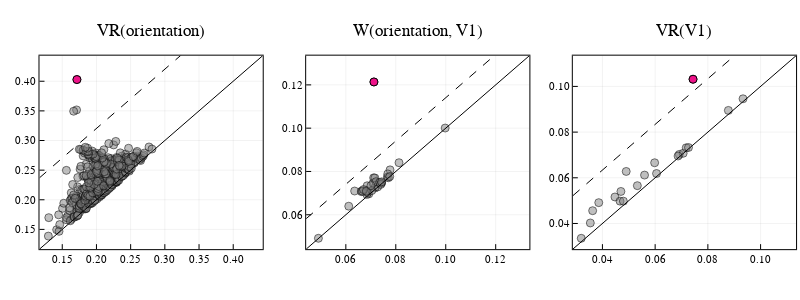

Source (notebook cell):
### Markdown cell above
Plot the analogous pairs

### Code cell
# select Witness feature
i = 35 # must be a member of `selected_W_ori_V1`

p1 = plot_PD(barcode_VR_V1; 
    highlight = analogous_Q[i]["baseline_bar_extension"],
    cutoff = cutoff_V1,  
    title = "VR(V1)", 
    titlefontsize = 12)
p2 = plot_PD(barcode_W_ori_V1; 
    highlight = [i],
    cutoff = cutoff_W_ori_V1, 
    title = "W", 
    titlefontsize = 12)
p3 = plot_PD(barcode_VR_O; 
    highlight = analogous_P[i]["baseline_bar_extension"],
    cutoff = cutoff_ori, 
    title = "VR(orientation)", 
    titlefontsize = 12)

plot(p1, p2, p3, layout = grid(1,3), size = (800, 300))

### Figure 1 — Plotly figure (JSON) as saved in the notebook; plotly's stock layout.template omitted (floating-point values rounded to 4 significant figures; data arrays with more than 128 entries replaced by an {"elided": "..."} marker saying what was removed)
{"data": [{"colorbar": {"title": ""}, "hoverinfo": "text", "legendgroup": "", "marker": {"color": "rgba(128, 128, 128, 0.500)", "line": {"color": "rgba(0, 0, 0, 0.500)", "width": 1}, "size": 8, "symbol": "circle"}, "mode": "markers", "name": "", "showlegend": false, "text": {"elided": "596 int values"}, "type": "scatter", "x": {"elided": "596 float values"}, "xaxis": "x1", "y": {"elided": "596 float values"}, "yaxis": "y1", "zmax": null, "zmin": null}, {"colorbar": {"title": ""}, "hoverinfo": "text", "legendgroup": "", "marker": {"color": "rgba(238, 18, 137, 1.000)", "line": {"color": "rgba(0, 0, 0, 1.000)", "width": 1}, "size": 8, "symbol": "circle"}, "mode": "markers", "name": "", "showlegend": false, "text": [596], "type": "scatter", "x": [0.1714], "xaxis": "x1", "y": [0.4029], "yaxis": "y1", "zmax": null, "zmin": null}, {"colorbar": {"title": ""}, "hoverinfo": "none", "legendgroup": "", "line": {"color": "rgba(0, 0, 0, 1.000)", "dash": "solid", "shape": "linear", "width": 1}, "mode": "lines", "name": "", "showlegend": false, "type": "scatter", "x": [0.1167, 0.1199, 0.1494, 0.1671, 0.1821, 0.1983, 0.2133, 0.2294, 0.248, 0.2646, 0.2791, 0.2949, 0.3109, 0.3285, 0.3452, 0.3627, 0.3773, 0.3952, 0.412, 0.439, 0.4432], "xaxis": "x1", "y": [0.1167, 0.1199, 0.1494, 0.1671, 0.1821, 0.1983, 0.2133, 0.2294, 0.248, 0.2646, 0.2791, 0.2949, 0.3109, 0.3285, 0.3452, 0.3627, 0.3773, 0.3952, 0.412, 0.439, 0.4432], "yaxis": "y1", "zmax": null, "zmin": null}, {"colorbar": {"title": ""}, "hoverinfo": "none", "legendgroup": "", "line": {"color": "rgba(0, 0, 0, 1.000)", "dash": "dash", "shape": "linear", "width": 1}, "mode": "lines", "name": "", "showlegend": false, "type": "scatter", "x": [0.1167, 0.1199, 0.1494, 0.1671, 0.1821, 0.1983, 0.2133, 0.2294, 0.248, 0.2646, 0.2791, 0.2949, 0.3109, 0.3285, 0.3452, 0.3627, 0.3773, 0.3952, 0.412, 0.439, 0.4432], "xaxis": "x1", "y": [0.2371, 0.2403, 0.2697, 0.2875, 0.3024, 0.3187, 0.3337, 0.3498, 0.3684, 0.385, 0.3995, 0.4153, 0.4313, 0.4489, 0.4656, 0.483, 0.4977, 0.5156, 0.5324, 0.5594, 0.5635], "yaxis": "y1", "zmax": null, "zmin": null}, {"colorbar": {"title": ""}, "hoverinfo": "text", "legendgroup": "", "marker": {"color": "rgba(128, 128, 128, 0.500)", "line": {"color": "rgba(0, 0, 0, 0.500)", "width": 1}, "size": 8, "symbol": "circle"}, "mode": "markers", "name": "", "showlegend": false, "text": [1, 2, 3, 4, 5, 6, 7, 8, 9, 10, 11, 12, 13, 14, 15, 16, 17, 18, 19, 20, 21, 22, 23, 24, 25, 26, 27, 28, 29, 30, 31, 32, 33, 34, 35], "type": "scatter", "x": [0.0692, 0.07164, 0.07184, 0.07274, 0.07416, 0.07431, 0.07661, 0.07705, 0.08129, 0.06116, 0.06352, 0.06633, 0.068, 0.06839, 0.06854, 0.06874, 0.07039, 0.0709, 0.07113, 0.07162, 0.07207, 0.07357, 0.07395, 0.07771, 0.04902, 0.06625, 0.06674, 0.06709, 0.06821, 0.07006, 0.07433, 0.07679, 0.07759, 0.09977, 0.07125], "xaxis": "x2", "y": [0.06964, 0.07233, 0.07294, 0.07287, 0.07462, 0.07469, 0.07742, 0.07712, 0.08405, 0.06396, 0.07096, 0.07096, 0.07125, 0.06939, 0.0734, 0.07023, 0.07118, 0.07462, 0.07705, 0.077, 0.07527, 0.07493, 0.07401, 0.08074, 0.04913, 0.07069, 0.0709, 0.07164, 0.07089, 0.07346, 0.07519, 0.07887, 0.07765, 0.1001, 0.1214], "yaxis": "y2", "zmax": null, "zmin": null}, {"colorbar": {"title": ""}, "hoverinfo": "text", "legendgroup": "", "marker": {"color": "rgba(238, 18, 137, 1.000)", "line": {"color": "rgba(0, 0, 0, 1.000)", "width": 1}, "size": 8, "symbol": "circle"}, "mode": "markers", "name": "", "showlegend": false, "text": [35], "type": "scatter", "x": [0.07125], "xaxis": "x2", "y": [0.1214], "yaxis": "y2", "zmax": null, "zmin": null}, {"colorbar": {"title": ""}, "hoverinfo": "none", "legendgroup": "", "line": {"color": "rgba(0, 0, 0, 1.000)", "dash": "solid", "shape": "linear", "width": 1}, "mode": "lines", "name": "", "showlegend": false, "type": "scatter", "x": [0.04412, 0.04499, 0.05306, 0.05791, 0.06201, 0.06646, 0.07057, 0.07497, 0.08008, 0.08461, 0.08858, 0.09292, 0.09728, 0.1021, 0.1067, 0.1115, 0.1155, 0.1204, 0.125, 0.1324, 0.1335], "xaxis": "x2", "y": [0.04412, 0.04499, 0.05306, 0.05791, 0.06201, 0.06646, 0.07057, 0.07497, 0.08008, 0.08461, 0.08858, 0.09292, 0.09728, 0.1021, 0.1067, 0.1115, 0.1155, 0.1204, 0.125, 0.1324, 0.1335], "yaxis": "y2", "zmax": null, "zmin": null}, {"colorbar": {"title": ""}, "hoverinfo": "none", "legendgroup": "", "line": {"color": "rgba(0, 0, 0, 1.000)", "dash": "dash", "shape": "linear", "width": 1}, "mode": "lines", "name": "", "showlegend": false, "type": "scatter", "x": [0.04412, 0.04499, 0.05306, 0.05791, 0.06201, 0.06646, 0.07057, 0.07497, 0.08008, 0.08461, 0.08858, 0.09292, 0.09728, 0.1021, 0.1067, 0.1115, 0.1155, 0.1204, 0.125, 0.1324, 0.1335], "xaxis": "x2", "y": [0.05818, 0.05905, 0.06712, 0.07197, 0.07607, 0.08053, 0.08464, 0.08904, 0.09414, 0.09867, 0.1026, 0.107, 0.1113, 0.1162, 0.1207, 0.1255, 0.1295, 0.1344, 0.139, 0.1464, 0.1476], "yaxis": "y2", "zmax": null, "zmin": null}, {"colorbar": {"title": ""}, "hoverinfo": "text", "legendgroup": "", "marker": {"color": "rgba(128, 128, 128, 0.500)", "line": {"color": "rgba(0, 0, 0, 0.500)", "width": 1}, "size": 8, "symbol": "circle"}, "mode": "markers", "name": "", "showlegend": false, "text": [1, 2, 3, 4, 5, 6, 7, 8, 9, 10, 11, 12, 13, 14, 15, 16, 17, 18, 19, 20, 21], "type": "scatter", "x": [0.05325, 0.06916, 0.07063, 0.07178, 0.07264, 0.08778, 0.03196, 0.03541, 0.03629, 0.0386, 0.04475, 0.04668, 0.04795, 0.04902, 0.05598, 0.05981, 0.06053, 0.06869, 0.09334, 0.04701, 0.07438], "xaxis": "x3", "y": [0.05655, 0.07023, 0.07073, 0.07314, 0.07325, 0.0895, 0.03351, 0.04023, 0.04559, 0.04912, 0.0516, 0.04978, 0.04978, 0.06278, 0.06119, 0.06658, 0.06188, 0.06953, 0.09459, 0.05402, 0.1031], "yaxis": "y3", "zmax": null, "zmin": null}, {"colorbar": {"title": ""}, "hoverinfo": "text", "legendgroup": "", "marker": {"color": "rgba(238, 18, 137, 1.000)", "line": {"color": "rgba(0, 0, 0, 1.000)", "width": 1}, "size": 8, "symbol": "circle"}, "mode": "markers", "name": "", "showlegend": false, "text": [21], "type": "scatter", "x": [0.07438], "xaxis": "x3", "y": [0.1031], "yaxis": "y3", "zmax": null, "zmin": null}, {"colorbar": {"title": ""}, "hoverinfo": "none", "legendgroup": "", "line": {"color": "rgba(0, 0, 0, 1.000)", "dash": "solid", "shape": "linear", "width": 1}, "mode": "lines", "name": "", "showlegend": false, "type": "scatter", "x": [0.02877, 0.02959, 0.03724, 0.04184, 0.04572, 0.04994, 0.05384, 0.05801, 0.06284, 0.06714, 0.0709, 0.07501, 0.07914, 0.08371, 0.08806, 0.09258, 0.09638, 0.101, 0.1054, 0.1124, 0.1135], "xaxis": "x3", "y": [0.02877, 0.02959, 0.03724, 0.04184, 0.04572, 0.04994, 0.05384, 0.05801, 0.06284, 0.06714, 0.0709, 0.07501, 0.07914, 0.08371, 0.08806, 0.09258, 0.09638, 0.101, 0.1054, 0.1124, 0.1135], "yaxis": "y3", "zmax": null, "zmin": null}, {"colorbar": {"title": ""}, "hoverinfo": "none", "legendgroup": "", "line": {"color": "rgba(0, 0, 0, 1.000)", "dash": "dash", "shape": "linear", "width": 1}, "mode": "lines", "name": "", "showlegend": false, "type": "scatter", "x": [0.02877, 0.02959, 0.03724, 0.04184, 0.04572, 0.04994, 0.05384, 0.05801, 0.06284, 0.06714, 0.0709, 0.07501, 0.07914, 0.08371, 0.08806, 0.09258, 0.09638, 0.101, 0.1054, 0.1124, 0.1135], "xaxis": "x3", "y": [0.05215, 0.05297, 0.06062, 0.06522, 0.0691, 0.07332, 0.07721, 0.08139, 0.08622, 0.09052, 0.09428, 0.09839, 0.1025, 0.1071, 0.1114, 0.116, 0.1198, 0.1244, 0.1288, 0.1358, 0.1368], "yaxis": "y3", "zmax": null, "zmin": null}], "layout": {"annotations": [{"font": {"color": "rgba(0, 0, 0, 1.000)", "family": "sans-serif", "size": 17}, "rotation": 0, "showarrow": false, "text": "VR(orientation)", "x": 0.1889, "xanchor": "center", "xref": "paper", "y": 1, "yanchor": "top", "yref": "paper"}, {"font": {"color": "rgba(0, 0, 0, 1.000)", "family": "sans-serif", "size": 17}, "rotation": 0, "showarrow": false, "text": "W(orientation, V1)", "x": 0.5222, "xanchor": "center", "xref": "paper", "y": 1, "yanchor": "top", "yref": "paper"}, {"font": {"color": "rgba(0, 0, 0, 1.000)", "family": "sans-serif", "size": 17}, "rotation": 0, "showarrow": false, "text": "VR(V1)", "x": 0.8556, "xanchor": "center", "xref": "paper", "y": 1, "yanchor": "top", "yref": "paper"}], "height": 300, "legend": {"bgcolor": "rgba(255, 255, 255, 1.000)", "bordercolor": "rgba(0, 0, 0, 1.000)", "font": {"color": "rgba(0, 0, 0, 1.000)", "family": "sans-serif", "size": 11}, "tracegroupgap": 0, "x": 1, "y": 0}, "margin": {"b": 20, "l": 0, "r": 0, "t": 20}, "paper_bgcolor": "rgba(255, 255, 255, 1.000)", "plot_bgcolor": "rgba(255, 255, 255, 1.000)", "showlegend": true, "width": 800, "xaxis1": {"anchor": "y1", "domain": [0.04937, 0.3284], "gridcolor": "rgba(0, 0, 0, 0.100)", "gridwidth": 0.5, "linecolor": "rgba(0, 0, 0, 1.000)", "mirror": true, "range": [0.1167, 0.4432], "showgrid": true, "showline": true, "showticklabels": true, "tickangle": 0, "tickcolor": "rgb(0, 0, 0)", "tickfont": {"color": "rgba(0, 0, 0, 1.000)", "family": "sans-serif", "size": 11}, "tickmode": "array", "ticks": "inside", "ticktext": ["0.15", "0.20", "0.25", "0.30", "0.35", "0.40"], "tickvals": [0.15, 0.2, 0.25, 0.3, 0.35, 0.4], "title": "", "titlefont": {"color": "rgba(0, 0, 0, 1.000)", "family": "sans-serif", "size": 15}, "type": "-", "visible": true, "zeroline": false, "zerolinecolor": "rgba(0, 0, 0, 1.000)"}, "xaxis2": {"anchor": "y2", "domain": [0.3827, 0.6617], "gridcolor": "rgba(0, 0, 0, 0.100)", "gridwidth": 0.5, "linecolor": "rgba(0, 0, 0, 1.000)", "mirror": true, "range": [0.04412, 0.1335], "showgrid": true, "showline": true, "showticklabels": true, "tickangle": 0, "tickcolor": "rgb(0, 0, 0)", "tickfont": {"color": "rgba(0, 0, 0, 1.000)", "family": "sans-serif", "size": 11}, "tickmode": "array", "ticks": "inside", "ticktext": ["0.06", "0.08", "0.10", "0.12"], "tickvals": [0.06, 0.08, 0.1, 0.12], "title": "", "titlefont": {"color": "rgba(0, 0, 0, 1.000)", "family": "sans-serif", "size": 15}, "type": "-", "visible": true, "zeroline": false, "zerolinecolor": "rgba(0, 0, 0, 1.000)"}, "xaxis3": {"anchor": "y3", "domain": [0.716, 0.9951], "gridcolor": "rgba(0, 0, 0, 0.100)", "gridwidth": 0.5, "linecolor": "rgba(0, 0, 0, 1.000)", "mirror": true, "range": [0.02877, 0.1135], "showgrid": true, "showline": true, "showticklabels": true, "tickangle": 0, "tickcolor": "rgb(0, 0, 0)", "tickfont": {"color": "rgba(0, 0, 0, 1.000)", "family": "sans-serif", "size": 11}, "tickmode": "array", "ticks": "inside", "ticktext": ["0.04", "0.06", "0.08", "0.10"], "tickvals": [0.04, 0.06, 0.08, 0.1], "title": "", "titlefont": {"color": "rgba(0, 0, 0, 1.000)", "family": "sans-serif", "size": 15}, "type": "-", "visible": true, "zeroline": false, "zerolinecolor": "rgba(0, 0, 0, 1.000)"}, "yaxis1": {"anchor": "x1", "domain": [0.1187, 0.8628], "gridcolor": "rgba(0, 0, 0, 0.100)", "gridwidth": 0.5, "linecolor": "rgba(0, 0, 0, 1.000)", "mirror": true, "range": [0.1167, 0.4432], "showgrid": true, "showline": true, "showticklabels": true, "tickangle": 0, "tickcolor": "rgb(0, 0, 0)", "tickfont": {"color": "rgba(0, 0, 0, 1.000)", "family": "sans-serif", "size": 11}, "tickmode": "array", "ticks": "inside", "ticktext": ["0.15", "0.20", "0.25", "0.30", "0.35", "0.40"], "tickvals": [0.15, 0.2, 0.25, 0.3, 0.35, 0.4], "title": "", "titlefont": {"color": "rgba(0, 0, 0, 1.000)", "family": "sans-serif", "size": 15}, "type": "-", "visible": true, "zeroline": false, "zerolinecolor": "rgba(0, 0, 0, 1.000)"}, "yaxis2": {"anchor": "x2", "domain": [0.1187, 0.8628], "gridcolor": "rgba(0, 0, 0, 0.100)", "gridwidth": 0.5, "linecolor": "rgba(0, 0, 0, 1.000)", "mirror": true, "range": [0.04412, 0.1335], "showgrid": true, "showline": true, "showticklabels": true, "tickangle": 0, "tickcolor": "rgb(0, 0, 0)", "tickfont": {"color": "rgba(0, 0, 0, 1.000)", "family": "sans-serif", "size": 11}, "tickmode": "array", "ticks": "inside", "ticktext": ["0.06", "0.08", "0.10", "0.12"], "tickvals": [0.06, 0.08, 0.1, 0.12], "title": "", "titlefont": {"color": "rgba(0, 0, 0, 1.000)", "family": "sans-serif", "size": 15}, "type": "-", "visible": true, "zeroline": false, "zerolinecolor": "rgba(0, 0, 0, 1.000)"}, "yaxis3": {"anchor": "x3", "domain": [0.1187, 0.8628], "gridcolor": "rgba(0, 0, 0, 0.100)", "gridwidth": 0.5, "linecolor": "rgba(0, 0, 0, 1.000)", "mirror": true, "range": [0.02877, 0.1135], "showgrid": true, "showline": true, "showticklabels": true, "tickangle": 0, "tickcolor": "rgb(0, 0, 0)", "tickfont": {"color": "rgba(0, 0, 0, 1.000)", "family": "sans-serif", "size": 11}, "tickmode": "array", "ticks": "inside", "ticktext": ["0.04", "0.06", "0.08", "0.10"], "tickvals": [0.04, 0.06, 0.08, 0.1], "title": "", "titlefont": {"color": "rgba(0, 0, 0, 1.000)", "family": "sans-serif", "size": 15}, "type": "-", "visible": true, "zeroline": false, "zerolinecolor": "rgba(0, 0, 0, 1.000)"}}}
